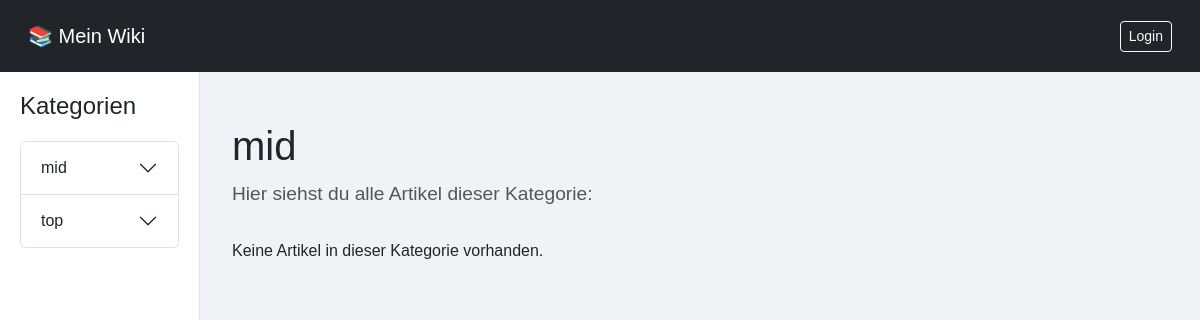
Page /category/2 on the earlier database version.
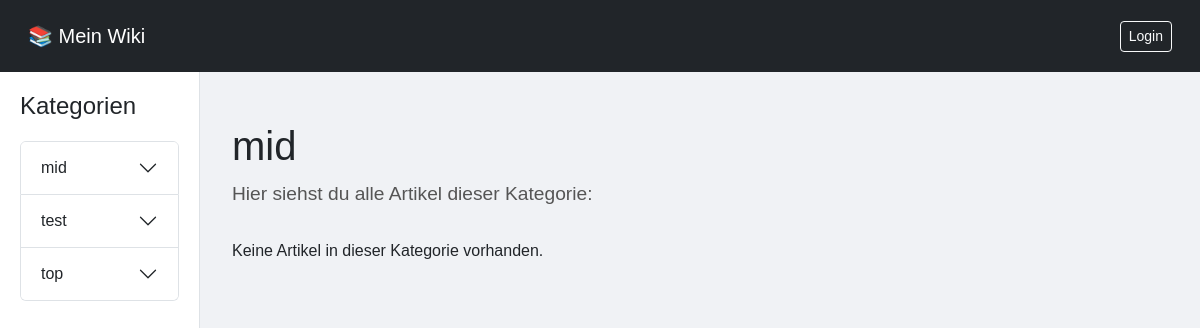
Same page on the later database version.
### tables this page shows
CREATE TABLE categories (
            id INTEGER PRIMARY KEY AUTOINCREMENT,
            name TEXT NOT NULL
        , parent_id INTEGER);

### app.py (the view)
@app.route("/category/<int:cat_id>")
def show_category(cat_id):
    category = query_db("SELECT * FROM categories WHERE id=?", (cat_id,), one=True)
    if not category:
        return "Kategorie nicht gefunden", 404
    articles_raw = query_db("SELECT * FROM articles WHERE category_id=? ORDER BY title COLLATE NOCASE ASC", (cat_id,))
    grouped_articles = {}
    for art in articles_raw:
        first = art["title"][0].upper() if art["title"] else "#"
        grouped_articles.setdefault(first, []).append(art)
    return render_template("category.html", category=category, grouped_articles=grouped_articles)

### app.py (called while the page is built)
def get_db():
    if "db" not in g:
        g.db = sqlite3.connect(DB_NAME, timeout=10, check_same_thread=False)
        g.db.row_factory = sqlite3.Row
    return g.db

def query_db(query, args=(), one=False):
    db = get_db()
    cur = db.execute(query, args)
    if query.strip().lower().startswith("select"):
        rv = cur.fetchall()
        cur.close()
        return (rv[0] if rv else None) if one else rv
    else:
        db.commit()
        cur.close()
        return None

def build_category_tree():
    rows = query_db("SELECT id, name, parent_id FROM categories ORDER BY name COLLATE NOCASE ASC")
    cats = {}
    for r in rows:
        cats[r["id"]] = {"id": r["id"], "name": r["name"], "parent_id": r["parent_id"], "children": []}
    root = []
    for c in cats.values():
        if c["parent_id"] is None:
            root.append(c)
        else:
            parent = cats.get(c["parent_id"])
            if parent:
                parent["children"].append(c)
            else:
                root.append(c)
    for c in root:
        c["children"].sort(key=lambda x: x["name"].lower())
    root.sort(key=lambda x: x["name"].lower())
    return root

### templates/category.html (shortened to what this page needs)
{% extends "base.html" %}
{% block content %}
<div class="category-container">
    <h1 class="category-title">{{ category['name'] }}</h1>
    <p class="category-description">Hier siehst du alle Artikel dieser Kategorie:</p>
    {% if grouped_articles %}
        {% for letter in grouped_articles.keys()|list|sort %}
            <h2 class="mt-3">{{ letter }}</h2>
            <div class="articles-grid">
                {% for art in grouped_articles[letter] %}
                <div class="article-card">
                    <a href="{{ url_for('article', art_id=art['id']) }}">
                        <h3>{{ art['title'] }}</h3>
                        <p>Artikel-ID: {{ art['id'] }}</p>
                    </a>
                    {% if current_user.is_authenticated and current_user.is_admin %}
                        <a href="{{ url_for('edit_article', art_id=art['id']) }}" class="edit-btn">✏️ Bearbeiten</a>
                    {% endif %}
                </div>
                {% endfor %}
            </div>
        {% endfor %}
    {% else %}
        <p>Keine Artikel in dieser Kategorie vorhanden.</p>
    {% endif %}
</div>
{% endblock %}

### templates/base.html (shortened to what this page needs)
<!DOCTYPE html>
<html lang="de">
<head>
    <link href="https://cdn.jsdelivr.net/npm/bootstrap@5.3.2/dist/css/bootstrap.min.css" rel="stylesheet">
    <link rel="stylesheet" href="{{ url_for('static', filename='style.css') }}">
</head>
<body>
<header class="navbar navbar-dark bg-dark p-3">
    <div class="container-fluid">
        <a href="{{ url_for('index') }}" class="navbar-brand">📚 Mein Wiki</a>
        <nav class="d-flex gap-2 align-items-center">
            {% if current_user.is_authenticated %}
                <span class="text-light me-2">Hi, {{ current_user.username }}</span>
                <a href="{{ url_for('logout') }}" class="btn btn-sm btn-outline-light">Logout</a>
            {% else %}
                <a href="{{ url_for('login') }}" class="btn btn-sm btn-outline-light">Login</a>
            {% endif %}
        </nav>
    </div>
</header>
<div class="container-fluid">
    <div class="row">
        <aside class="col-12 col-md-3 col-lg-2 sidebar">
            <h5>Kategorien</h5>
            <div class="accordion" id="categoryAccordion">
                {% for cat in g.categories_global %}
                    <div class="accordion-item">
                        <h2 class="accordion-header" id="heading{{ cat.id }}">
                            <button class="accordion-button collapsed" type="button" data-bs-toggle="collapse"
                                    data-bs-target="#collapse{{ cat.id }}" aria-expanded="false"
                                    aria-controls="collapse{{ cat.id }}">
                                {{ cat.name }}
                            </button>
                        </h2>
                    </div>
                {% endfor %}
            </div>
        </aside>
        <main class="col-12 col-md-9 col-lg-10">
            {% block content %}{% endblock %}
        </main>
    </div>
</div>
</body>
</html>

Differences in the rows shown:
added categories: name "test"
